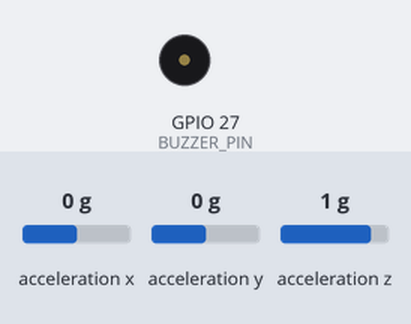
The sketch below on a simulated ESP32. Shown: buzzer (waves = sounding, pin HIGH). Wiring (inferred from the names in the program): I2C bus: SDA GPIO 32; SCL GPIO 33; ADXL345 accelerometer at I2C address 0x53. The test bench sets the inputs (shaded band); at power-on: acceleration x 0 g, acceleration y 0 g, acceleration z 1 g.

Above: at 3.8 s.
3.9 s: acceleration x set to -0.8 g
5.4 s: acceleration x set to -1.1 g
At 6.2 s:
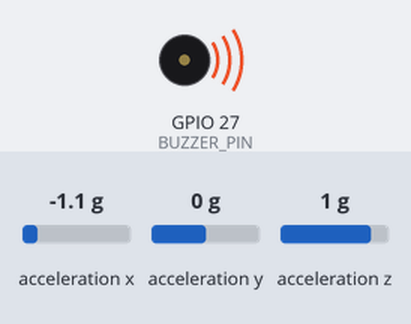
Timing chart, 0 to 11.9 s (numbered marks = the images above; inputs shaded):
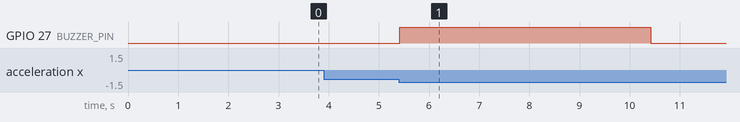

Measured:
- the behaviour switches between -0.9 and -1 g on acceleration x (found by bisection; images 0 and 1)
- after the input at 3.9 s, every drawn part: stays the same
- after the input at 5.4 s, GPIO 27 (BUZZER_PIN): LOW → HIGH at once, → LOW 5.0 s later

The sketch:

luxlock_tamper_esp32.ino
```cpp
#include <Wire.h>
#include <math.h>
#include <stdarg.h>

// ---------------------------------------------------------------------------
// LuxLock Tamper ESP32
// ---------------------------------------------------------------------------
//
// This helper ESP32 reads three ADXL345 vibration sensors and sends tamper
// events to the main LuxLock ESP32 over UART. The main ESP32 remains the only
// board that talks to Wi-Fi/Firebase/app.
//
// ADXL345 wiring plan:
//   Case 1 sensor: I2C bus A, SDA GPIO21, SCL GPIO22, SDO/ALT -> GND
//   Case 2 sensor: I2C bus B, SDA GPIO25, SCL GPIO26, SDO/ALT -> GND
//   Case 3 sensor: software I2C, SDA GPIO32, SCL GPIO33, SDO/ALT -> GND
//
// UART wiring to main ESP32:
//   Tamper TX GPIO17 -> Main RX GPIO21
//   Tamper RX GPIO16 -> Main TX GPIO22 (optional for now)
//   Tamper GND       -> Main GND
//
// Active buzzer with 2N2222 transistor driver:
//   12V PSU + -> active buzzer +
//   active buzzer - -> 2N2222 collector
//   2N2222 emitter -> common GND
//   Tamper GPIO27 -> 1k resistor -> 2N2222 base
//   Tamper GND, 12V PSU -, and emitter GND must be common
//
// GPIO27 HIGH turns on the 2N2222 and powers the buzzer.

static const uint32_t SERIAL_BAUD = 115200;
static const uint32_t TAMPER_UART_BAUD = 115200;
// Keep false for the final build. Turn true only when using Serial Monitor
// because USB logging adds extra work that is not useful after installation.
static const bool ENABLE_SERIAL_DEBUG = false;

static const int TAMPER_UART_RX_PIN = 16;
static const int TAMPER_UART_TX_PIN = 17;

static const int BUS_A_SDA_PIN = 21;
static const int BUS_A_SCL_PIN = 22;
static const int BUS_B_SDA_PIN = 25;
static const int BUS_B_SCL_PIN = 26;
static const int BUS_C_SDA_PIN = 32;
static const int BUS_C_SCL_PIN = 33;

static const int BUZZER_PIN = 27;
static const bool BUZZER_ACTIVE_HIGH = true;

static const uint32_t SENSOR_POLL_MS = 50;
static const uint32_t SENSOR_BASELINE_SAMPLES = 80;
static const uint32_t EVENT_COOLDOWN_MS = 8000;
static const uint32_t HEARTBEAT_MS = 5000;
static const uint32_t BUZZER_ALARM_MS = 5000;
static const uint8_t BUZZER_TRIGGER_LEVEL = 1;

// Tune these after mounting sensors on the real cases.
static const float LEVEL_1_G = 0.35f;
static const float LEVEL_2_G = 0.75f;
static const float LEVEL_3_G = 1.25f;
static const float LEVEL_4_G = 2.00f;
static const float LEVEL_5_G = 3.00f;

static const uint8_t ADXL345_DEVID = 0x00;
static const uint8_t ADXL345_BW_RATE = 0x2C;
static const uint8_t ADXL345_POWER_CTL = 0x2D;
static const uint8_t ADXL345_DATA_FORMAT = 0x31;
static const uint8_t ADXL345_DATAX0 = 0x32;
static const uint8_t ADXL345_EXPECTED_DEVID = 0xE5;
static const float ADXL345_FULL_RES_G_PER_LSB = 0.0039f;

TwoWire busA = TwoWire(0);
TwoWire busB = TwoWire(1);
HardwareSerial mainSerial(2);

enum SensorBusType {
  SENSOR_BUS_HARDWARE,
  SENSOR_BUS_SOFTWARE,
};

struct SensorConfig {
  const char *name;
  uint8_t caseNumber;
  SensorBusType busType;
  TwoWire *bus;
  int sdaPin;
  int sclPin;
  uint8_t address;
  bool ready;
  float baselineG;
  uint8_t lastSentLevel;
  uint32_t lastSentAt;
};

SensorConfig sensors[] = {
    {"case1", 1, SENSOR_BUS_HARDWARE, &busA, BUS_A_SDA_PIN, BUS_A_SCL_PIN, 0x53, false, 1.0f, 0, 0},
    {"case2", 2, SENSOR_BUS_HARDWARE, &busB, BUS_B_SDA_PIN, BUS_B_SCL_PIN, 0x53, false, 1.0f, 0, 0},
    {"case3", 3, SENSOR_BUS_SOFTWARE, nullptr, BUS_C_SDA_PIN, BUS_C_SCL_PIN, 0x53, false, 1.0f, 0, 0},
};


uint32_t lastPollAt = 0;
uint32_t lastHeartbeatAt = 0;
uint32_t buzzerUntil = 0;

void debugBegin(uint32_t baudRate) {
  if (ENABLE_SERIAL_DEBUG) {
    Serial.begin(baudRate);
    delay(300);
  }
}

void debugPrintln() {
  if (ENABLE_SERIAL_DEBUG) {
    Serial.println();
  }
}

template <typename T>
void debugPrintln(const T &value) {
  if (ENABLE_SERIAL_DEBUG) {
    Serial.println(value);
  }
}

void debugPrintf(const char *format, ...) {
  if (!ENABLE_SERIAL_DEBUG) {
    return;
  }

  va_list args;
  va_start(args, format);
  Serial.vprintf(format, args);
  va_end(args);
}

void setBuzzer(bool on) {
  digitalWrite(
      BUZZER_PIN,
      on == BUZZER_ACTIVE_HIGH ? HIGH : LOW);
}

void softI2cDelay() {
  delayMicroseconds(5);
}

void softI2cRelease(int pin) {
  pinMode(pin, INPUT_PULLUP);
}

void softI2cLow(int pin) {
  pinMode(pin, OUTPUT);
  digitalWrite(pin, LOW);
}

void softI2cStart(const SensorConfig &sensor) {
  softI2cRelease(sensor.sdaPin);
  softI2cRelease(sensor.sclPin);
  softI2cDelay();
  softI2cLow(sensor.sdaPin);
  softI2cDelay();
  softI2cLow(sensor.sclPin);
}

void softI2cStop(const SensorConfig &sensor) {
  softI2cLow(sensor.sdaPin);
  softI2cRelease(sensor.sclPin);
  softI2cDelay();
  softI2cRelease(sensor.sdaPin);
  softI2cDelay();
}

bool softI2cWriteByte(const SensorConfig &sensor, uint8_t value) {
  for (uint8_t bit = 0; bit < 8; bit++) {
    if ((value & 0x80) != 0) {
      softI2cRelease(sensor.sdaPin);
    } else {
      softI2cLow(sensor.sdaPin);
    }

    softI2cRelease(sensor.sclPin);
    softI2cDelay();
    softI2cLow(sensor.sclPin);
    softI2cDelay();
    value <<= 1;
  }

  softI2cRelease(sensor.sdaPin);
  softI2cRelease(sensor.sclPin);
  softI2cDelay();
  const bool ack = digitalRead(sensor.sdaPin) == LOW;
  softI2cLow(sensor.sclPin);
  softI2cDelay();
  return ack;
}

uint8_t softI2cReadByte(const SensorConfig &sensor, bool ack) {
  uint8_t value = 0;
  softI2cRelease(sensor.sdaPin);

  for (uint8_t bit = 0; bit < 8; bit++) {
    value <<= 1;
    softI2cRelease(sensor.sclPin);
    softI2cDelay();
    if (digitalRead(sensor.sdaPin) == HIGH) {
      value |= 0x01;
    }
    softI2cLow(sensor.sclPin);
    softI2cDelay();
  }

  if (ack) {
    softI2cLow(sensor.sdaPin);
  } else {
    softI2cRelease(sensor.sdaPin);
  }
  softI2cRelease(sensor.sclPin);
  softI2cDelay();
  softI2cLow(sensor.sclPin);
  softI2cRelease(sensor.sdaPin);
  softI2cDelay();

  return value;
}

bool writeRegister(TwoWire &bus, uint8_t address, uint8_t reg, uint8_t value) {
  bus.beginTransmission(address);
  bus.write(reg);
  bus.write(value);
  return bus.endTransmission() == 0;
}

bool writeRegister(SensorConfig &sensor, uint8_t reg, uint8_t value) {
  if (sensor.busType == SENSOR_BUS_HARDWARE) {
    return writeRegister(*sensor.bus, sensor.address, reg, value);
  }

  softI2cStart(sensor);
  bool ok = softI2cWriteByte(sensor, (sensor.address << 1) | 0);
  ok = ok && softI2cWriteByte(sensor, reg);
  ok = ok && softI2cWriteByte(sensor, value);
  softI2cStop(sensor);
  return ok;
}

bool readRegisters(
    TwoWire &bus,
    uint8_t address,
    uint8_t startRegister,
    uint8_t *buffer,
    size_t length) {
  bus.beginTransmission(address);
  bus.write(startRegister);
  if (bus.endTransmission(false) != 0) {
    return false;
  }

  const size_t received = bus.requestFrom(
      static_cast<int>(address),
      static_cast<int>(length));
  if (received != length) {
    return false;
  }

  for (size_t i = 0; i < length; i++) {
    buffer[i] = bus.read();
  }

  return true;
}

bool readRegisters(
    SensorConfig &sensor,
    uint8_t startRegister,
    uint8_t *buffer,
    size_t length) {
  if (sensor.busType == SENSOR_BUS_HARDWARE) {
    return readRegisters(*sensor.bus, sensor.address, startRegister, buffer, length);
  }

  softI2cStart(sensor);
  bool ok = softI2cWriteByte(sensor, (sensor.address << 1) | 0);
  ok = ok && softI2cWriteByte(sensor, startRegister);
  if (!ok) {
    softI2cStop(sensor);
    return false;
  }

  softI2cStart(sensor);
  ok = softI2cWriteByte(sensor, (sensor.address << 1) | 1);
  if (!ok) {
    softI2cStop(sensor);
    return false;
  }

  for (size_t i = 0; i < length; i++) {
    buffer[i] = softI2cReadByte(sensor, i + 1 < length);
  }

  softI2cStop(sensor);
  return true;
}

bool readAccelerationG(SensorConfig &sensor, float &x, float &y, float &z) {
  uint8_t buffer[6] = {};
  if (!readRegisters(sensor, ADXL345_DATAX0, buffer, 6)) {
    return false;
  }

  const int16_t rawX = static_cast<int16_t>((buffer[1] << 8) | buffer[0]);
  const int16_t rawY = static_cast<int16_t>((buffer[3] << 8) | buffer[2]);
  const int16_t rawZ = static_cast<int16_t>((buffer[5] << 8) | buffer[4]);

  x = rawX * ADXL345_FULL_RES_G_PER_LSB;
  y = rawY * ADXL345_FULL_RES_G_PER_LSB;
  z = rawZ * ADXL345_FULL_RES_G_PER_LSB;
  return true;
}

float accelerationMagnitude(float x, float y, float z) {
  return sqrtf((x * x) + (y * y) + (z * z));
}

uint8_t shockLevelForDelta(float deltaG) {
  if (deltaG >= LEVEL_5_G) return 5;
  if (deltaG >= LEVEL_4_G) return 4;
  if (deltaG >= LEVEL_3_G) return 3;
  if (deltaG >= LEVEL_2_G) return 2;
  if (deltaG >= LEVEL_1_G) return 1;
  return 0;
}

bool initAdxl345(SensorConfig &sensor) {
  uint8_t deviceId = 0;
  if (!readRegisters(sensor, ADXL345_DEVID, &deviceId, 1)) {
    debugPrintf("%s ADXL345 not responding at 0x%02X\n",
                sensor.name,
                sensor.address);
    return false;
  }

  if (deviceId != ADXL345_EXPECTED_DEVID) {
    debugPrintf("%s unexpected device ID 0x%02X at 0x%02X\n",
                sensor.name,
                deviceId,
                sensor.address);
    return false;
  }

  // 200 Hz output data rate.
  if (!writeRegister(sensor, ADXL345_BW_RATE, 0x0B)) {
    return false;
  }

  // Full-resolution mode, +/-16g range.
  if (!writeRegister(sensor, ADXL345_DATA_FORMAT, 0x0B)) {
    return false;
  }

  // Measurement mode.
  if (!writeRegister(sensor, ADXL345_POWER_CTL, 0x08)) {
    return false;
  }

  return true;
}

void calibrateSensor(SensorConfig &sensor) {
  if (!sensor.ready) {
    return;
  }

  float totalMagnitude = 0.0f;
  uint32_t samples = 0;

  for (uint32_t i = 0; i < SENSOR_BASELINE_SAMPLES; i++) {
    float x = 0.0f;
    float y = 0.0f;
    float z = 0.0f;
    if (readAccelerationG(sensor, x, y, z)) {
      totalMagnitude += accelerationMagnitude(x, y, z);
      samples++;
    }
    delay(10);
  }

  if (samples > 0) {
    sensor.baselineG = totalMagnitude / samples;
  }

  debugPrintf("%s baseline: %.3fg\n", sensor.name, sensor.baselineG);
}

uint8_t readySensorCount() {
  uint8_t count = 0;
  for (SensorConfig &sensor : sensors) {
    if (sensor.ready) {
      count++;
    }
  }
  return count;
}

void sendHeartbeat() {
  const uint8_t count = readySensorCount();
  mainSerial.printf("READY,sensors=%u\n", count);
  debugPrintf("READY,sensors=%u\n", count);
}

void sendTamperEvent(
    const SensorConfig &sensor,
    uint8_t level,
    float peakDeltaG) {
  mainSerial.printf(
      "TAMPER,case=%u,level=%u,peak=%.2f\n",
      sensor.caseNumber,
      level,
      peakDeltaG);
  debugPrintf(
      "TAMPER %s level=%u peak=%.2fg\n",
      sensor.name,
      level,
      peakDeltaG);
}

void pollSensor(SensorConfig &sensor) {
  if (!sensor.ready) {
    return;
  }

  float x = 0.0f;
  float y = 0.0f;
  float z = 0.0f;
  if (!readAccelerationG(sensor, x, y, z)) {
    debugPrintf("%s read failed\n", sensor.name);
    return;
  }

  const float magnitude = accelerationMagnitude(x, y, z);
  const float deltaG = fabsf(magnitude - sensor.baselineG);
  const uint8_t level = shockLevelForDelta(deltaG);
  if (level == 0) {
    sensor.lastSentLevel = 0;
    return;
  }

  const uint32_t now = millis();
  const bool cooldownDone = now - sensor.lastSentAt >= EVENT_COOLDOWN_MS;
  const bool levelIncreased = level > sensor.lastSentLevel;
  if (!cooldownDone && !levelIncreased) {
    return;
  }

  sensor.lastSentAt = now;
  sensor.lastSentLevel = level;
  sendTamperEvent(sensor, level, deltaG);

  if (level >= BUZZER_TRIGGER_LEVEL) {
    buzzerUntil = now + BUZZER_ALARM_MS;
    setBuzzer(true);
  }
}

void setup() {
  debugBegin(SERIAL_BAUD);
  debugPrintln();
  debugPrintln("LuxLock tamper ESP32 booting...");

  pinMode(BUZZER_PIN, OUTPUT);
  setBuzzer(false);

  mainSerial.begin(
      TAMPER_UART_BAUD,
      SERIAL_8N1,
      TAMPER_UART_RX_PIN,
      TAMPER_UART_TX_PIN);

  busA.begin(BUS_A_SDA_PIN, BUS_A_SCL_PIN);
  busB.begin(BUS_B_SDA_PIN, BUS_B_SCL_PIN);
  busA.setClock(400000);
  busB.setClock(400000);
  softI2cRelease(BUS_C_SDA_PIN);
  softI2cRelease(BUS_C_SCL_PIN);

  for (SensorConfig &sensor : sensors) {
    sensor.ready = initAdxl345(sensor);
    debugPrintf(
        "%s sensor %s at 0x%02X\n",
        sensor.name,
        sensor.ready ? "ready" : "offline",
        sensor.address);
    calibrateSensor(sensor);
  }

  sendHeartbeat();
}

void loop() {
  const uint32_t now = millis();

  if (now - lastPollAt >= SENSOR_POLL_MS) {
    lastPollAt = now;
    for (SensorConfig &sensor : sensors) {
      pollSensor(sensor);
    }
  }

  if (buzzerUntil != 0 && now >= buzzerUntil) {
    buzzerUntil = 0;
    setBuzzer(false);
  }

  if (now - lastHeartbeatAt >= HEARTBEAT_MS) {
    lastHeartbeatAt = now;
    sendHeartbeat();
  }
}
```
